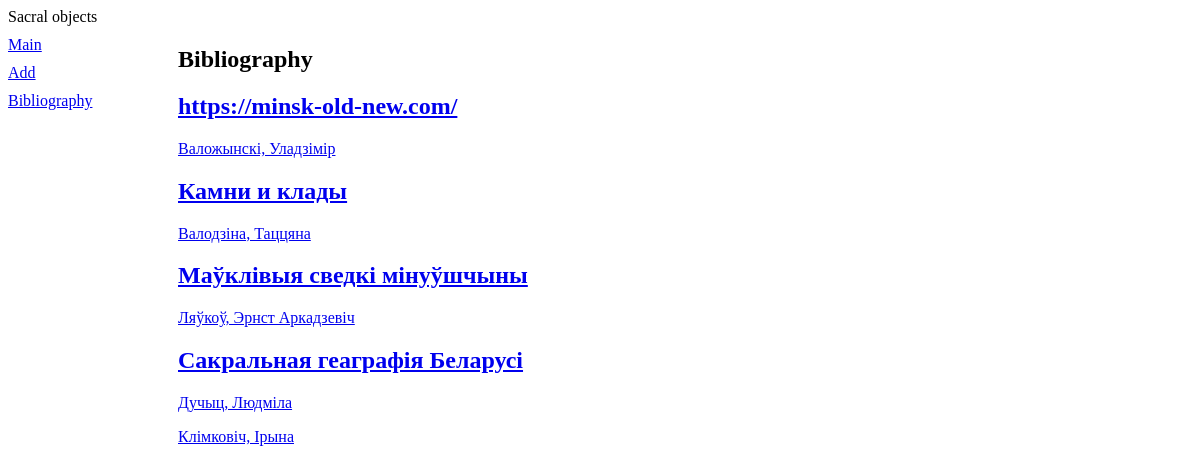
The page /volumbf/mentions/ on the database its author committed.
### volumbf/models.py (models this page shows)
class Mentions(models.Model):
    work = models.TextField(verbose_name='Праца')
    year = models.PositiveIntegerField(blank=True, null=True)
    sacral_objects = models.ManyToManyField(Stones, related_name='mentions', verbose_name='Сакральны аб\'ект')
    def __str__(self):
        return self.work
    class Meta:
        verbose_name_plural = 'Узгадкі'
        verbose_name = 'Узгадка'
        ordering = ['work']

class Authors(models.Model):
    author = models.CharField(max_length=50, verbose_name='Аўтар')
    publications = models.ManyToManyField(Mentions, related_name='authors', verbose_name='Аўтары')
    def __str__(self):
        return self.author
    class Meta:
        verbose_name_plural = 'Аўтары'
        verbose_name = 'Аўтар'
        ordering = ['author']

### volumbf/views.py (the view)
# urls.py: path('mentions/', bibliography, name='bibliography'),
def bibliography(request):
    works = Mentions.objects.all()
    for work in works:
        work.writers = Authors.objects.filter(publications__in=[work])
    return render(request, 'volumbf/bibliography.html', {'works': works, 'work.writers': work.writers})

### volumbf/templates/volumbf/bibliography.html
{% extends "layout/basic.html" %}
{% block content %}
<h1>Bibliography</h1>
{% for work in works %}
	<div>
		<h2><a href="{% url 'work_detail' work.pk %}">{{ work }}</a></h2>
		{% for writer in work.writers %}
   			<p><a href="{% url 'author_detail' writer.pk %}">{{ writer }}</a></p>
		{% endfor %}
   	</div>
{% endfor %}
{% endblock %}

### rows shown on the page
Mentions: work "https://minsk-old-new.com/"
Authors: author "Валожынскі, Уладзімір"
Mentions: work "Камни и клады"
Authors: author "Валодзіна, Таццяна"
Mentions: work "Маўклівыя сведкі мінуўшчыны"
Authors: author "Ляўкоў, Эрнст Аркадзевіч"
Mentions: work "Сакральная геаграфія Беларусі"
Authors: author "Дучыц, Людміла"
Authors: author "Клімковіч, Ірына"
